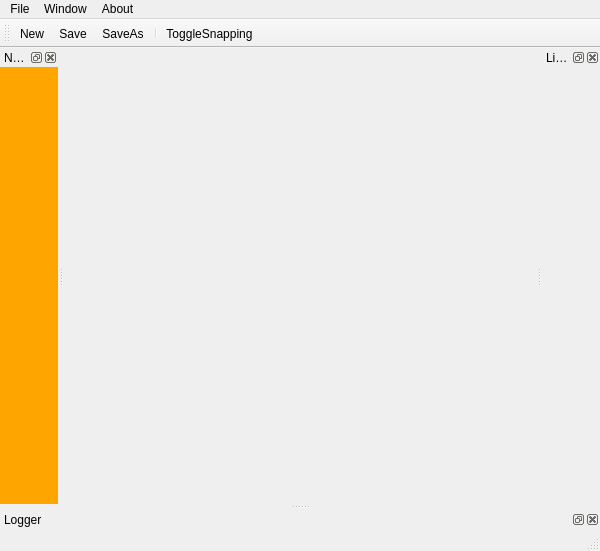
<?xml version="1.0" encoding="UTF-8"?>
<ui version="4.0">
 <class>MainWindowClass</class>
 <widget class="QMainWindow" name="MainWindowClass">
  <property name="geometry">
   <rect>
    <x>0</x>
    <y>0</y>
    <width>600</width>
    <height>551</height>
   </rect>
  </property>
  <property name="windowTitle">
   <string>MainWindow</string>
  </property>
  <widget class="QWidget" name="centralWidget"/>
  <widget class="QMenuBar" name="menuBar">
   <property name="geometry">
    <rect>
     <x>0</x>
     <y>0</y>
     <width>600</width>
     <height>23</height>
    </rect>
   </property>
   <widget class="QMenu" name="menuAbout">
    <property name="title">
     <string>About</string>
    </property>
    <addaction name="actionAboutQt"/>
   </widget>
   <widget class="QMenu" name="menuFile">
    <property name="title">
     <string>File</string>
    </property>
    <addaction name="actionNew"/>
    <addaction name="separator"/>
    <addaction name="actionSave"/>
    <addaction name="actionSaveAs"/>
   </widget>
   <widget class="QMenu" name="menuWindow">
    <property name="title">
     <string>Window</string>
    </property>
   </widget>
   <addaction name="menuFile"/>
   <addaction name="menuWindow"/>
   <addaction name="menuAbout"/>
  </widget>
  <widget class="QToolBar" name="mainToolBar">
   <attribute name="toolBarArea">
    <enum>TopToolBarArea</enum>
   </attribute>
   <attribute name="toolBarBreak">
    <bool>false</bool>
   </attribute>
   <addaction name="actionNew"/>
   <addaction name="actionSave"/>
   <addaction name="actionSaveAs"/>
   <addaction name="separator"/>
   <addaction name="actionToggleSnapping"/>
  </widget>
  <widget class="QStatusBar" name="statusBar"/>
  <widget class="QDockWidget" name="propertyWidget">
   <property name="styleSheet">
    <string notr="true">background: orange;</string>
   </property>
   <property name="windowTitle">
    <string>Node Property</string>
   </property>
   <attribute name="dockWidgetArea">
    <number>1</number>
   </attribute>
   <widget class="QWidget" name="dockWidgetContents"/>
  </widget>
  <widget class="QDockWidget" name="loggerWidget">
   <property name="windowTitle">
    <string>Logger</string>
   </property>
   <attribute name="dockWidgetArea">
    <number>8</number>
   </attribute>
   <widget class="QWidget" name="dockWidgetContents_5"/>
  </widget>
  <widget class="QDockWidget" name="libraryWidget">
   <property name="windowTitle">
    <string>Library</string>
   </property>
   <attribute name="dockWidgetArea">
    <number>2</number>
   </attribute>
   <widget class="QWidget" name="dockWidgetContents_2"/>
  </widget>
  <action name="actionAboutQt">
   <property name="text">
    <string>AboutQt</string>
   </property>
  </action>
  <action name="actionNew">
   <property name="text">
    <string>New</string>
   </property>
  </action>
  <action name="actionSave">
   <property name="text">
    <string>Save</string>
   </property>
  </action>
  <action name="actionSaveAs">
   <property name="text">
    <string>SaveAs</string>
   </property>
  </action>
  <action name="actionToggleSnapping">
   <property name="checkable">
    <bool>true</bool>
   </property>
   <property name="text">
    <string>ToggleSnapping</string>
   </property>
  </action>
 </widget>
 <layoutdefault spacing="6" margin="11"/>
 <resources/>
 <connections/>
</ui>
